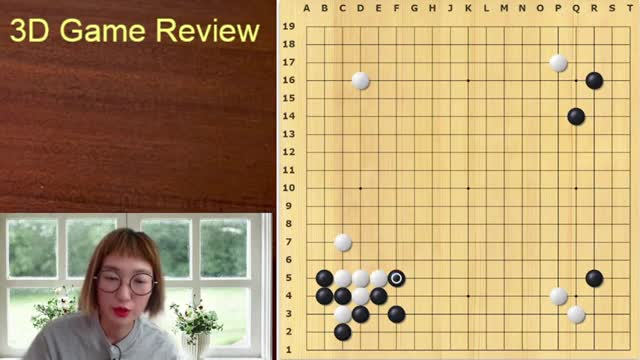
#> input picture tools/training/video_frames/VBb4iD3DJN4_frame_001.jpg, 640 x 360 px
$ python -i board_renderer.py   (imports and definitions only)
#> lines starting #> are read from the running program, lines starting #| are printed output that depends on the picture
#> further down, picture is the input picture: PIL image 640x360 RGB; mean R, G, B 181.1, 154.4, 111.9
"""
Board Renderer — render board states into images with various styles.
Output: 608x608 images (19 intersections * 32px spacing).
"""

import random
import math
from PIL import Image, ImageDraw, ImageFilter, ImageEnhance
import numpy as np
from sgf_parser import BoardState, BLACK, WHITE, EMPTY

# Always render 608x608 with 32px spacing; margin varies by board size
IMAGE_SIZE = 608
CELL_SIZE = 32
MARGIN = 16  # Default margin for 19x19


def _margin(board_size: int) -> int:
    """Margin so the grid is centered in IMAGE_SIZE x IMAGE_SIZE."""
    return (IMAGE_SIZE - (board_size - 1) * CELL_SIZE) // 2


def _board_pixel_size(board_size: int) -> int:
    return (board_size - 1) * CELL_SIZE + 2 * _margin(board_size)


# [378 lines left out: functions _intersection_xy, _render_wood, _render_app, _render_dark, _render_green, _render_ogs and 3 more, not called in this run]


STYLES = {
    'wood': _render_wood,
    'app': _render_app,
    'dark': _render_dark,
    'green': _render_green,
    'ogs': _render_ogs,
    'redwood': _render_redwood,
    'screenshot': _render_screenshot,
}


# [4 lines left out: function render_board, not called in this run]


def augment_image(img: Image.Image, seed: int = 0) -> Image.Image:
    """Apply random augmentations to a board image."""
#> called with seed = 0
    rng = random.Random(seed)

    # Brightness ±20%
    factor = rng.uniform(0.8, 1.2)
    img = ImageEnhance.Brightness(img).enhance(factor)
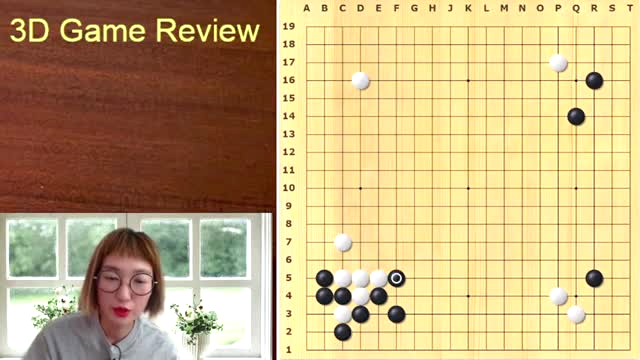
#> img: PIL image 640x360 RGB; mean R, G, B 197.8, 174.3, 126.4

    # Contrast ±15%
    factor = rng.uniform(0.85, 1.15)
    img = ImageEnhance.Contrast(img).enhance(factor)

    # Slight color shift
    factor = rng.uniform(0.9, 1.1)
    img = ImageEnhance.Color(img).enhance(factor)

    # Slight blur (simulate camera)
    if rng.random() < 0.3:
        img = img.filter(ImageFilter.GaussianBlur(radius=rng.uniform(0.3, 0.8)))

    # Gaussian noise
    if rng.random() < 0.4:
        arr = np.array(img, dtype=np.float32)
        noise = np.random.RandomState(seed).normal(0, rng.uniform(2, 8), arr.shape)
        arr = np.clip(arr + noise, 0, 255).astype(np.uint8)
        img = Image.fromarray(arr)

    return img


# [15 lines not run here, left out]

>>> from PIL import Image
>>> picture = Image.open('video_frames/VBb4iD3DJN4_frame_001.jpg')
>>> result = augment_image(picture)
